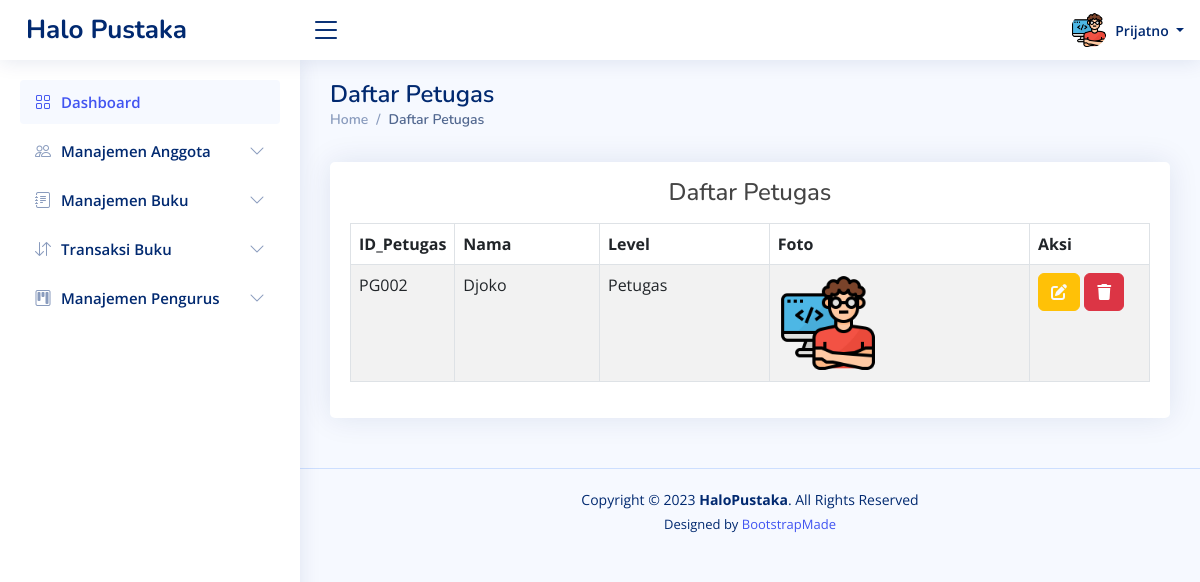
/dashboard.php?page=viewpetugas (signed in), run on an earlier commit of the app's database.
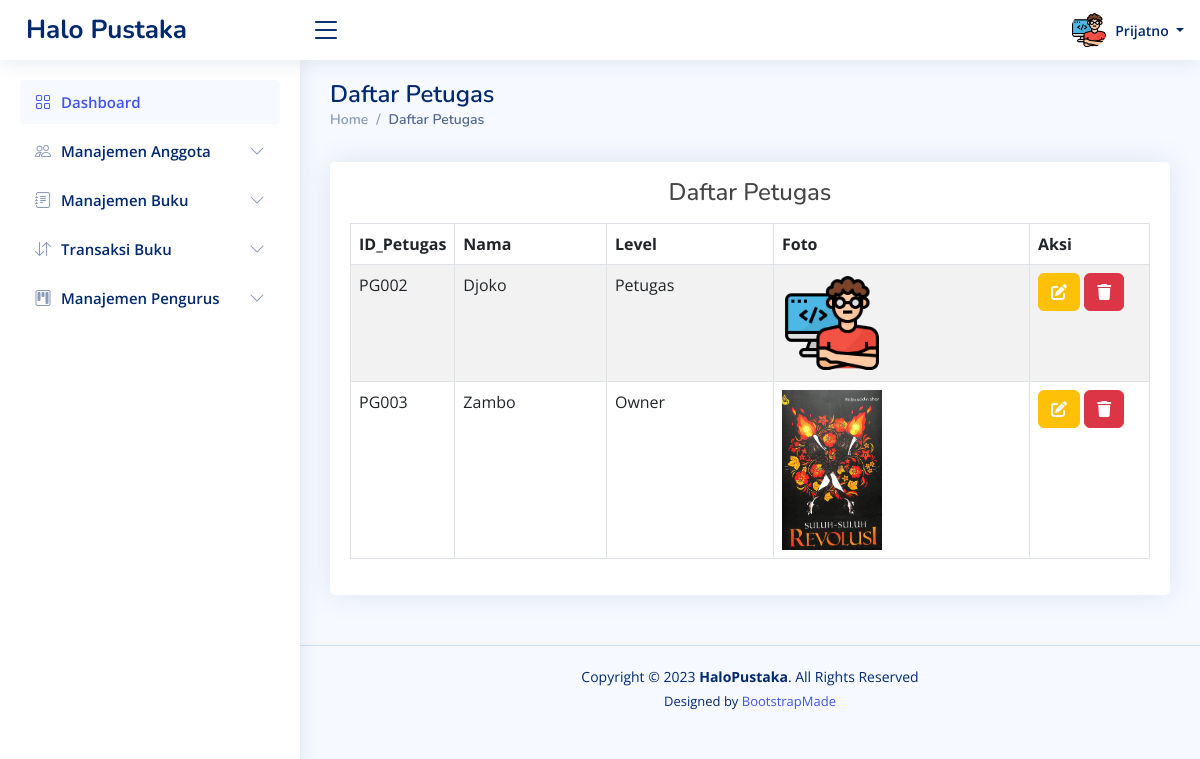
And on a later commit of the database.
### tables this page shows
CREATE TABLE `pengurus` (
  `id_pengurus` char(5) NOT NULL,
  `nama` varchar(100) NOT NULL,
  `password` varchar(100) NOT NULL,
  `level` varchar(20) NOT NULL,
  `pic` varchar(50) NOT NULL DEFAULT 'pengurus/admin.png'
);

### _viewpetugas.php (the view, shortened to what this page needs)
<div class="container">
    <div class="card mt-3">
        <div class="card-body">
            <h4 class="text-center mt-3 mb-3">Daftar Petugas</h4>
            <table id="table6" class="table table-striped table-bordered">
                <thead>
                    <tr>
                        <th style="width: 0;">ID_Petugas</th>
                        <th>Nama</th>
                        <th>Level</th>
                        <th>Foto</th>
                        <th style="width: 120px;">Aksi</th>
                    </tr>
                </thead>
                <tbody>
                    <?php
                    $id = $_SESSION['username'];
                    $hasil = mysqli_query($koneksi, "SELECT * FROM pengurus WHERE id_pengurus!='$id'");
                    while ($data = mysqli_fetch_array($hasil)) {
                        ?>
                        <tr>
                            <td>
                                <?php echo $data["id_pengurus"] ?>
                            </td>
                            <td class="text-capitalize">
                                <?php echo $data["nama"] ?>
                            </td>
                            <td class="text-capitalize">
                                <?php echo $data["level"] ?>
                            </td>
                            <td><img src="assets/img/<?php echo $data["pic"] ?>" alt="<?php echo $data["nama"] ?>"
                                    width="100px"></td>
                            <td><a href="?page=editpetugas&id=<?php echo $data['id_pengurus'] ?>"
                                    class="btn btn-warning text-light" id="btnedit"><i class="fas fa-pen-to-square"></i></a>
                                <a href="?page=viewpetugas&id=<?php echo $data['id_pengurus'] ?>"
                                    class="btn btn-danger confirmAlert" id="btnhapus"><i class="fas fa-trash"></i></a>
                            </td>
                        </tr>
                        <?php
                    }
                    ?>
                </tbody>
            </table>
        </div>
    </div>
</div>

What changed in the data, as far as the page shows it:
added pengurus: id_pengurus "PG003", nama "Zambo", level "Owner", pic (picture)
